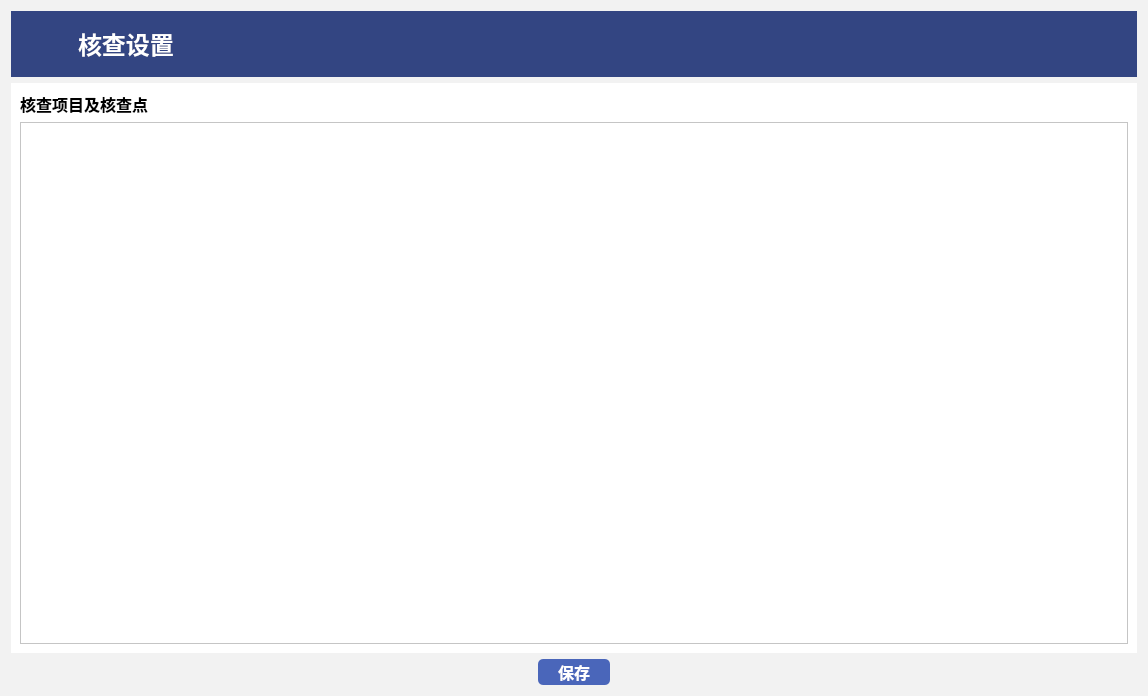
<?xml version="1.0" encoding="UTF-8"?>
<ui version="4.0">
 <class>FormVeryPoint</class>
 <widget class="QWidget" name="FormVeryPoint">
  <property name="geometry">
   <rect>
    <x>0</x>
    <y>0</y>
    <width>1148</width>
    <height>696</height>
   </rect>
  </property>
  <property name="windowTitle">
   <string>核查设置</string>
  </property>
  <property name="styleSheet">
   <string notr="true">background-color: rgb(242, 242, 242);</string>
  </property>
  <layout class="QVBoxLayout" name="verticalLayout_2">
   <item>
    <widget class="QWidget" name="widget" native="true">
     <property name="styleSheet">
      <string notr="true">background-color: rgb(51, 69, 130);</string>
     </property>
     <layout class="QHBoxLayout" name="horizontalLayout_2">
      <property name="spacing">
       <number>10</number>
      </property>
      <item>
       <widget class="QLabel" name="label">
        <property name="sizePolicy">
         <sizepolicy hsizetype="Fixed" vsizetype="Fixed">
          <horstretch>0</horstretch>
          <verstretch>0</verstretch>
         </sizepolicy>
        </property>
        <property name="minimumSize">
         <size>
          <width>48</width>
          <height>48</height>
         </size>
        </property>
        <property name="styleSheet">
         <string notr="true">image: url(:/image/Index/u7538.svg);</string>
        </property>
        <property name="text">
         <string/>
        </property>
       </widget>
      </item>
      <item>
       <widget class="QLabel" name="label_3">
        <property name="sizePolicy">
         <sizepolicy hsizetype="Expanding" vsizetype="Fixed">
          <horstretch>1</horstretch>
          <verstretch>0</verstretch>
         </sizepolicy>
        </property>
        <property name="font">
         <font>
          <pointsize>18</pointsize>
          <weight>75</weight>
          <bold>true</bold>
         </font>
        </property>
        <property name="styleSheet">
         <string notr="true">color: rgb(255, 255, 255);</string>
        </property>
        <property name="text">
         <string>核查设置</string>
        </property>
       </widget>
      </item>
     </layout>
    </widget>
   </item>
   <item>
    <widget class="QWidget" name="widget_2" native="true">
     <property name="styleSheet">
      <string notr="true">background-color: rgb(255, 255, 255);</string>
     </property>
     <layout class="QVBoxLayout" name="verticalLayout">
      <item>
       <widget class="QLabel" name="label_2">
        <property name="font">
         <font>
          <pointsize>12</pointsize>
          <weight>75</weight>
          <bold>true</bold>
         </font>
        </property>
        <property name="text">
         <string>核查项目及核查点</string>
        </property>
       </widget>
      </item>
      <item>
       <widget class="QTableWidget" name="tableWidget"/>
      </item>
     </layout>
    </widget>
   </item>
   <item>
    <layout class="QHBoxLayout" name="horizontalLayout_6">
     <item>
      <spacer name="horizontalSpacer">
       <property name="orientation">
        <enum>Qt::Horizontal</enum>
       </property>
       <property name="sizeHint" stdset="0">
        <size>
         <width>40</width>
         <height>20</height>
        </size>
       </property>
      </spacer>
     </item>
     <item>
      <widget class="QPushButton" name="pushButton_14">
       <property name="sizePolicy">
        <sizepolicy hsizetype="Fixed" vsizetype="Fixed">
         <horstretch>1</horstretch>
         <verstretch>0</verstretch>
        </sizepolicy>
       </property>
       <property name="minimumSize">
        <size>
         <width>72</width>
         <height>26</height>
        </size>
       </property>
       <property name="font">
        <font>
         <pointsize>12</pointsize>
         <weight>75</weight>
         <bold>true</bold>
        </font>
       </property>
       <property name="styleSheet">
        <string notr="true">color: rgb(255, 255, 255);
background-color: rgb(74, 102, 186);
border-radius:5px;</string>
       </property>
       <property name="text">
        <string>保存</string>
       </property>
      </widget>
     </item>
     <item>
      <spacer name="horizontalSpacer_2">
       <property name="orientation">
        <enum>Qt::Horizontal</enum>
       </property>
       <property name="sizeHint" stdset="0">
        <size>
         <width>40</width>
         <height>20</height>
        </size>
       </property>
      </spacer>
     </item>
    </layout>
   </item>
  </layout>
 </widget>
 <resources/>
 <connections/>
</ui>
